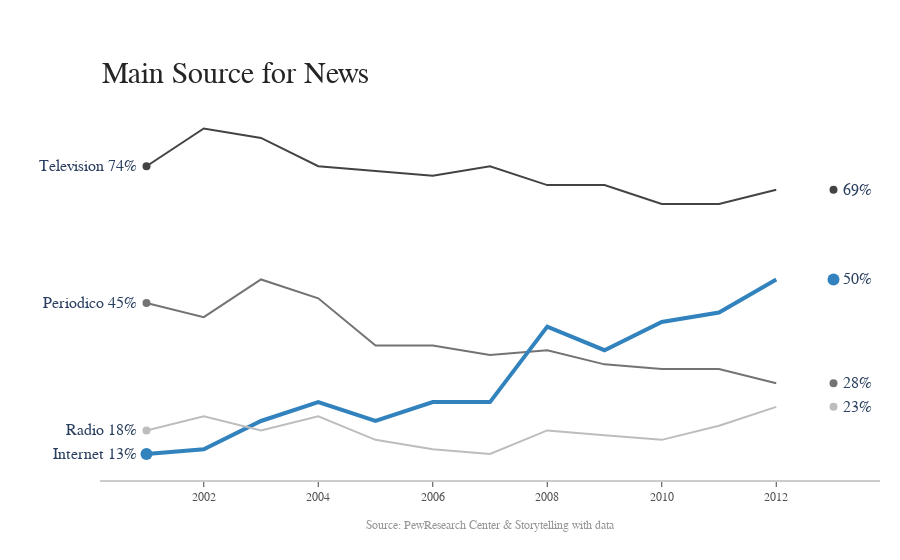

Source (notebook cell):
### Code cell
import plotly.graph_objects as go
import numpy as np

title = 'Fuente Principal de Noticias'
labels = ['Television', 'Periodico', 'Internet', 'Radio']
colors = ['rgb(67,67,67)', 'rgb(115,115,115)', 'rgb(49,130,189)', 'rgb(189,189,189)']

mode_size = [8, 8, 12, 8]
line_size = [2, 2, 4, 2]

x_data = np.vstack((np.arange(2001, 2014),)*4)

y_data = np.array([
    [74, 82, 80, 74, 73, 72, 74, 70, 70, 66, 66, 69],
    [45, 42, 50, 46, 36, 36, 34, 35, 32, 31, 31, 28],
    [13, 14, 20, 24, 20, 24, 24, 40, 35, 41, 43, 50],
    [18, 21, 18, 21, 16, 14, 13, 18, 17, 16, 19, 23],
])

fig = go.Figure()

for i in range(0, 4):
    fig.add_trace(go.Scatter(x=x_data[i], y=y_data[i], mode='lines',
        name=labels[i],
        line=dict(color=colors[i], width=line_size[i]),
        connectgaps=True,
    ))

    # endpoints
    fig.add_trace(go.Scatter(
        x=[x_data[i][0], x_data[i][-1]],
        y=[y_data[i][0], y_data[i][-1]],
        mode='markers',
        marker=dict(color=colors[i], size=mode_size[i])
    ))

fig.update_layout(
    xaxis=dict(
        showline=True,
        showgrid=False,
        showticklabels=True,
        linecolor='rgb(204, 204, 204)',
        linewidth=2,
        ticks='outside',
        tickfont=dict(
            family='Arial',
            size=12,
            color='rgb(82, 82, 82)',
        ),
    ),
    yaxis=dict(
        showgrid=False,
        zeroline=False,
        showline=False,
        showticklabels=False,
    ),
    autosize=False,
    margin=dict(
        autoexpand=False,
        l=100,
        r=20,
        t=110,
    ),
    showlegend=False,
    plot_bgcolor='white'
)

annotations = []

# Adding labels
for y_trace, label, color in zip(y_data, labels, colors):
    # labeling the left_side of the plot
    annotations.append(dict(xref='paper', x=0.05, y=y_trace[0],
                                  xanchor='right', yanchor='middle',
                                  text=label + ' {}%'.format(y_trace[0]),
                                  font=dict(family='Arial',
                                            size=16),
                                  showarrow=False))
    # labeling the right_side of the plot
    annotations.append(dict(xref='paper', x=0.95, y=y_trace[11],
                                  xanchor='left', yanchor='middle',
                                  text='{}%'.format(y_trace[11]),
                                  font=dict(family='Arial',
                                            size=16),
                                  showarrow=False))
# Title
annotations.append(dict(xref='paper', yref='paper', x=0.0, y=1.05,
                              xanchor='left', yanchor='bottom',
                              text='Main Source for News',
                              font=dict(family='Arial',
                                        size=30,
                                        color='rgb(37,37,37)'),
                              showarrow=False))
# Source
annotations.append(dict(xref='paper', yref='paper', x=0.5, y=-0.1,
                              xanchor='center', yanchor='top',
                              text='Source: PewResearch Center & ' +
                                   'Storytelling with data',
                              font=dict(family='Arial',
                                        size=12,
                                        color='rgb(150,150,150)'),
                              showarrow=False))

fig.update_layout(annotations=annotations)

fig.show()

### Figure 1 — Plotly figure (JSON) as saved in the notebook; plotly's stock layout.template omitted (floating-point values rounded to 4 significant figures)
{"data": [{"connectgaps": true, "line": {"color": "rgb(67,67,67)", "width": 2}, "mode": "lines", "name": "Television", "type": "scatter", "x": [2001, 2002, 2003, 2004, 2005, 2006, 2007, 2008, 2009, 2010, 2011, 2012, 2013], "y": [74, 82, 80, 74, 73, 72, 74, 70, 70, 66, 66, 69]}, {"marker": {"color": "rgb(67,67,67)", "size": 8}, "mode": "markers", "type": "scatter", "x": [2001, 2013], "y": [74, 69]}, {"connectgaps": true, "line": {"color": "rgb(115,115,115)", "width": 2}, "mode": "lines", "name": "Periodico", "type": "scatter", "x": [2001, 2002, 2003, 2004, 2005, 2006, 2007, 2008, 2009, 2010, 2011, 2012, 2013], "y": [45, 42, 50, 46, 36, 36, 34, 35, 32, 31, 31, 28]}, {"marker": {"color": "rgb(115,115,115)", "size": 8}, "mode": "markers", "type": "scatter", "x": [2001, 2013], "y": [45, 28]}, {"connectgaps": true, "line": {"color": "rgb(49,130,189)", "width": 4}, "mode": "lines", "name": "Internet", "type": "scatter", "x": [2001, 2002, 2003, 2004, 2005, 2006, 2007, 2008, 2009, 2010, 2011, 2012, 2013], "y": [13, 14, 20, 24, 20, 24, 24, 40, 35, 41, 43, 50]}, {"marker": {"color": "rgb(49,130,189)", "size": 12}, "mode": "markers", "type": "scatter", "x": [2001, 2013], "y": [13, 50]}, {"connectgaps": true, "line": {"color": "rgb(189,189,189)", "width": 2}, "mode": "lines", "name": "Radio", "type": "scatter", "x": [2001, 2002, 2003, 2004, 2005, 2006, 2007, 2008, 2009, 2010, 2011, 2012, 2013], "y": [18, 21, 18, 21, 16, 14, 13, 18, 17, 16, 19, 23]}, {"marker": {"color": "rgb(189,189,189)", "size": 8}, "mode": "markers", "type": "scatter", "x": [2001, 2013], "y": [18, 23]}], "layout": {"annotations": [{"font": {"family": "Arial", "size": 16}, "showarrow": false, "text": "Television 74%", "x": 0.05, "xanchor": "right", "xref": "paper", "y": 74, "yanchor": "middle"}, {"font": {"family": "Arial", "size": 16}, "showarrow": false, "text": "69%", "x": 0.95, "xanchor": "left", "xref": "paper", "y": 69, "yanchor": "middle"}, {"font": {"family": "Arial", "size": 16}, "showarrow": false, "text": "Periodico 45%", "x": 0.05, "xanchor": "right", "xref": "paper", "y": 45, "yanchor": "middle"}, {"font": {"family": "Arial", "size": 16}, "showarrow": false, "text": "28%", "x": 0.95, "xanchor": "left", "xref": "paper", "y": 28, "yanchor": "middle"}, {"font": {"family": "Arial", "size": 16}, "showarrow": false, "text": "Internet 13%", "x": 0.05, "xanchor": "right", "xref": "paper", "y": 13, "yanchor": "middle"}, {"font": {"family": "Arial", "size": 16}, "showarrow": false, "text": "50%", "x": 0.95, "xanchor": "left", "xref": "paper", "y": 50, "yanchor": "middle"}, {"font": {"family": "Arial", "size": 16}, "showarrow": false, "text": "Radio 18%", "x": 0.05, "xanchor": "right", "xref": "paper", "y": 18, "yanchor": "middle"}, {"font": {"family": "Arial", "size": 16}, "showarrow": false, "text": "23%", "x": 0.95, "xanchor": "left", "xref": "paper", "y": 23, "yanchor": "middle"}, {"font": {"color": "rgb(37,37,37)", "family": "Arial", "size": 30}, "showarrow": false, "text": "Main Source for News", "x": 0, "xanchor": "left", "xref": "paper", "y": 1.05, "yanchor": "bottom", "yref": "paper"}, {"font": {"color": "rgb(150,150,150)", "family": "Arial", "size": 12}, "showarrow": false, "text": "Source: PewResearch Center & Storytelling with data", "x": 0.5, "xanchor": "center", "xref": "paper", "y": -0.1, "yanchor": "top", "yref": "paper"}], "autosize": false, "margin": {"autoexpand": false, "l": 100, "r": 20, "t": 110}, "plot_bgcolor": "white", "showlegend": false, "xaxis": {"linecolor": "rgb(204, 204, 204)", "linewidth": 2, "showgrid": false, "showline": true, "showticklabels": true, "tickfont": {"color": "rgb(82, 82, 82)", "family": "Arial", "size": 12}, "ticks": "outside"}, "yaxis": {"showgrid": false, "showline": false, "showticklabels": false, "zeroline": false}}}
